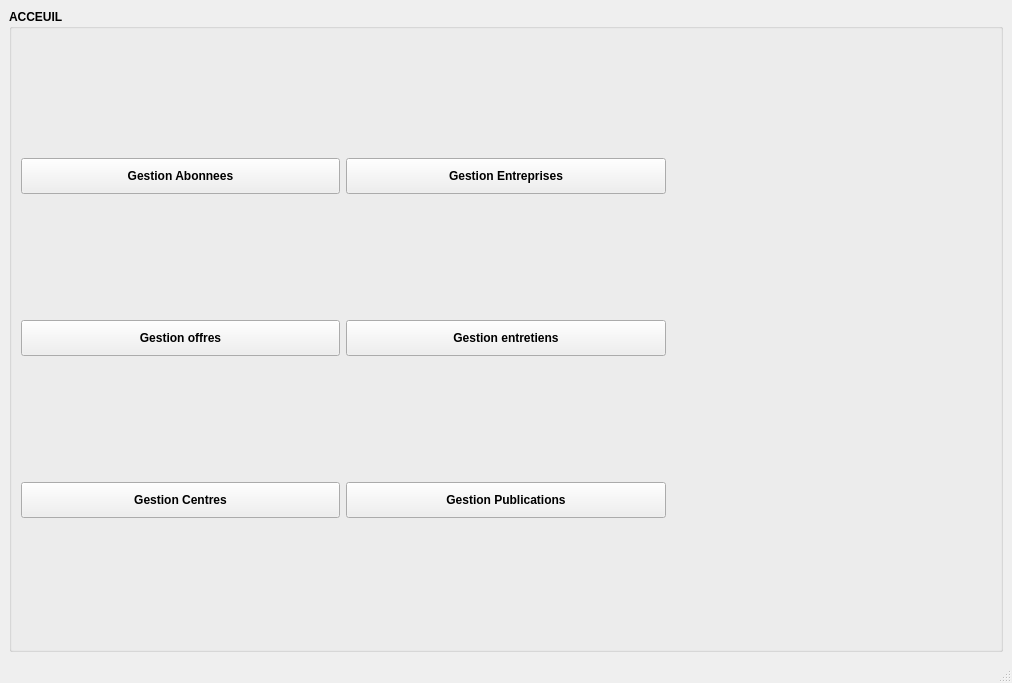
<?xml version="1.0" encoding="UTF-8"?>
<ui version="4.0">
 <class>MainWindow</class>
 <widget class="QMainWindow" name="MainWindow">
  <property name="geometry">
   <rect>
    <x>0</x>
    <y>0</y>
    <width>1012</width>
    <height>683</height>
   </rect>
  </property>
  <property name="font">
   <font>
    <weight>75</weight>
    <bold>true</bold>
   </font>
  </property>
  <property name="windowTitle">
   <string>ACCEUIL</string>
  </property>
  <widget class="QWidget" name="centralwidget">
   <layout class="QHBoxLayout" name="horizontalLayout">
    <item>
     <widget class="QGroupBox" name="groupBox">
      <property name="title">
       <string>ACCEUIL</string>
      </property>
      <layout class="QGridLayout" name="gridLayout">
       <item row="1" column="0">
        <widget class="QPushButton" name="pushButton_GestionOffres">
         <property name="styleSheet">
          <string notr="true">padding :10px;</string>
         </property>
         <property name="text">
          <string>Gestion offres</string>
         </property>
        </widget>
       </item>
       <item row="0" column="1">
        <widget class="QPushButton" name="pushButton_GestionEntreprises">
         <property name="styleSheet">
          <string notr="true">padding :10px;</string>
         </property>
         <property name="text">
          <string>Gestion Entreprises</string>
         </property>
        </widget>
       </item>
       <item row="1" column="1">
        <widget class="QPushButton" name="pushButton_GestionEntretiens">
         <property name="styleSheet">
          <string notr="true">padding :10px;</string>
         </property>
         <property name="text">
          <string>Gestion entretiens</string>
         </property>
        </widget>
       </item>
       <item row="0" column="0">
        <widget class="QPushButton" name="pushButton_GestionAbonnes">
         <property name="styleSheet">
          <string notr="true">padding :10px;</string>
         </property>
         <property name="text">
          <string>Gestion Abonnees</string>
         </property>
        </widget>
       </item>
       <item row="2" column="1">
        <widget class="QPushButton" name="pushButton_GestionPublications">
         <property name="styleSheet">
          <string notr="true">padding :10px;</string>
         </property>
         <property name="text">
          <string>Gestion Publications</string>
         </property>
        </widget>
       </item>
       <item row="2" column="0">
        <widget class="QPushButton" name="pushButton_GestionCentres">
         <property name="styleSheet">
          <string notr="true">padding :10px;</string>
         </property>
         <property name="text">
          <string>Gestion Centres</string>
         </property>
        </widget>
       </item>
       <item row="0" column="2" rowspan="3">
        <widget class="QLabel" name="label">
         <property name="styleSheet">
          <string notr="true">width : 50% ;
hight : 50% ;</string>
         </property>
         <property name="text">
          <string/>
         </property>
         <property name="pixmap">
          <pixmap>LOGO.png</pixmap>
         </property>
        </widget>
       </item>
      </layout>
     </widget>
    </item>
   </layout>
  </widget>
  <widget class="QMenuBar" name="menubar">
   <property name="geometry">
    <rect>
     <x>0</x>
     <y>0</y>
     <width>1012</width>
     <height>26</height>
    </rect>
   </property>
  </widget>
  <widget class="QStatusBar" name="statusbar"/>
 </widget>
 <resources/>
 <connections/>
</ui>
